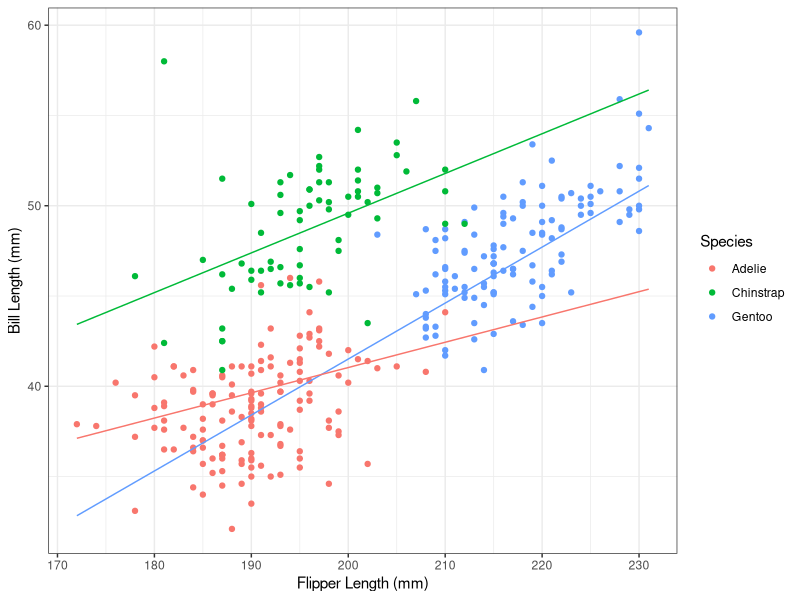
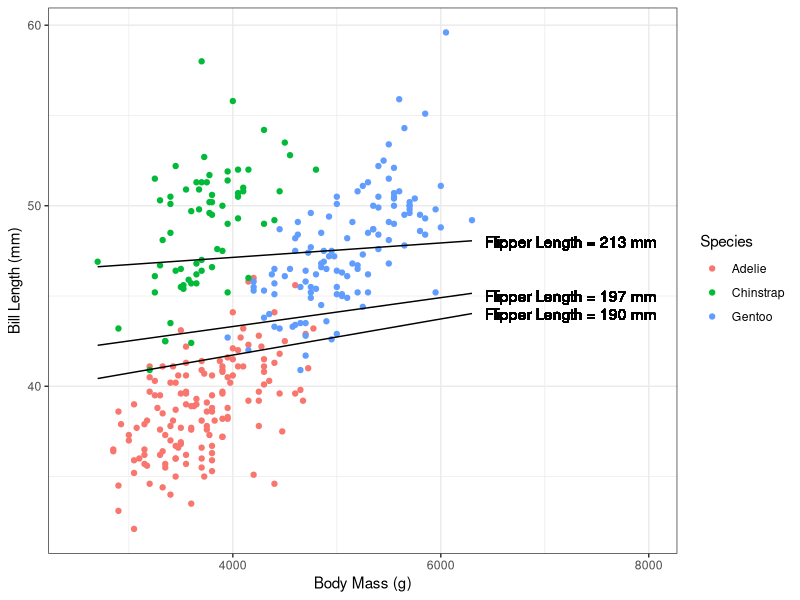
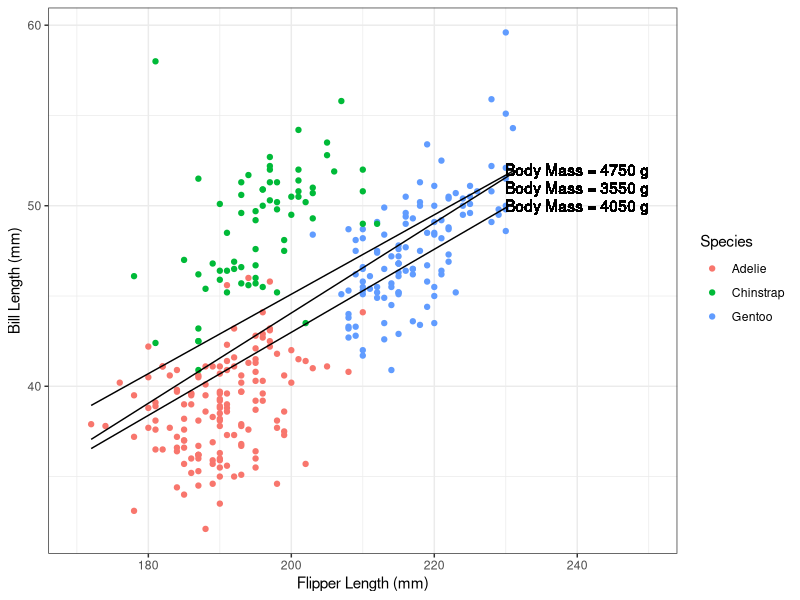

Reproduce these figures in R, in order.
## ---- chunk 1
knitr::opts_chunk$set(echo = TRUE, warning = FALSE, message = FALSE, fig.path = "images")

library(tidyverse)
library(palmerpenguins)
library(fastDummies)

options(scipen = 1, digits = 4)

data <- as_tibble(na.omit((penguins %>% select(species,
                                      bill_length_mm,
                                      flipper_length_mm,
                                      body_mass_g,
                                      sex))))

data <- dummy_cols(data, select_columns = c("sex", "species"))
## ---- chunk 2
m1 <- lm(bill_length_mm ~ flipper_length_mm + species_Chinstrap + 
           species_Gentoo + species_Chinstrap:flipper_length_mm +
           species_Gentoo:flipper_length_mm, data = data)

coefficients(m1)
## ---- chunk 3
c1 <- coefficients(m1)
## ---- chunk 4
# generic model:
# c1[[1]] + c1[[2]]*flipper + c1[[3]]*chinstrap + c1[[4]]*gentoo + c1[[5]]*chinstrap*flipper + c1[[6]]*gentoo*flipper

# chinstraps
# c1[[1]] + c1[[2]]*flipper + c1[[3]]*1 + c1[[5]]*1*flipper 
# intercept: c1[[1]] + c1[[3]]*1 = 5.59
# slope for flipper: c1[[2]] + c1[[5]] = 0.22
  
# gentoo
# c1[[1]] + c1[[2]]*flipper + c1[[4]]*1 + c1[[6]]*1*flipper
# intercept: c1[[1]] +  c1[[4]]*1 = -20.49
# slope for flipper: c1[[2]] + c1[[6]] = 0.31

# adelie
# c1[[1]] + c1[[2]]*flipper 
# intercept: c1[[1]] = 13.04
# slope for flipper: c1[[2]] = 0.14
## ---- chunk 5
m2 <- lm(bill_length_mm ~ sex_male + species_Chinstrap +  species_Gentoo + 
         species_Chinstrap:sex_male + species_Gentoo:sex_male, data = data)

coefficients(m2)
## ---- chunk 6
c2 <- coefficients(m2)
## ---- chunk 7
c2 <- coefficients(m2)

# generic model:
# c2[[1]] + c2[[2]]*male + c2[[3]]*chinstrap + c2[[4]]*gentoo + c2[[5]]*male*Chinstrap + c2[[6]]*male*Gentoo

# chinstraps
# c2[[1]] + c2[[2]]*male + c2[[3]]*1 + c2[[5]]*male*1
# intercept: c2[[1]] + c2[[3]]*1 = 46.57
# slope for male: c2[[2]] + c2[[5]] = 4.52
  
# gentoo
# c2[[1]] + c2[[2]]*male + c2[[4]]*1 + c2[[6]]*male*1
# intercept: c2[[1]] +  c2[[4]]*1 = 45.56
# slope for male: c2[[2]] + c2[[6]] = 3.91

# adelie
# c2[[1]] + c2[[2]]*male 
# intercept: c2[[1]] = 37.26
# slope for male: c2[[2]] = 3.13
## ---- chunk 8
c2 <- coefficients(m2)

# generic model:
# c2[[1]] + c2[[2]]*male + c2[[3]]*chinstrap + c2[[4]]*gentoo + c2[[5]]*male*Chinstrap + c2[[6]]*male*Gentoo

# males
# c2[[1]] + c2[[2]]*1 + c2[[3]]*chinstrap + c2[[4]]*gentoo + c2[[5]]*1*Chinstrap + c2[[6]]*1*Gentoo
# intercept: c2[[1]] + c2[[2]]*1 = 40.39
# slope for Chinstrap: c2[[3]] + c2[[5]] = 10.70
# slope for Gentoo: c2[[4]] + c2[[6]] = 9.08
  
# females
# # c2[[1]] + c2[[3]]*chinstrap + c2[[4]]*gentoo 
# intercept: c2[[1]] = 37.26
# slope for Chinstrap: c2[[3]]  = 9.32
# slope for Gentoo: c2[[4]] = 8.31
## ---- chunk 9
m3 <- lm(bill_length_mm ~ flipper_length_mm + body_mass_g + flipper_length_mm:body_mass_g, 
         data = data)

coefficients(m3)
## ---- chunk 10
c3 <- coefficients(m3)
## ---- chunk 11
c3 <- coefficients(m3)

# generic model:
# c3[[1]] + c3[[2]]*flipper + c3[[3]]*body + c3[[4]]*body*flipper 

# quantile(data$flipper_length_mm, 0.25, na.rm = TRUE) = 190
# median(data$flipper_length_mm, na.rm = TRUE) = 197
# quantile(data$flipper_length_mm, 0.75, na.rm = TRUE) = 213

#25th percentile
# c3[[1]] + c3[[2]]*190 + c3[[3]]*body + c3[[4]]*body*190
# intercept: c3[[1]] + c3[[2]]*190 = 37.73
# slope for body: c3[[3]] + c3[[4]]*190 = 0.001

# median
# c3[[1]] + c3[[2]]*197 + c3[[3]]*body + c3[[4]]*body*197
# intercept: c3[[1]] + c3[[2]]*197 = 40.11
# slope for body: c3[[3]] + c3[[4]]*197 = 0.0008

# 75th percentile
# c3[[1]] + c3[[2]]*213 + c3[[3]]*body + c3[[4]]*body*213
# intercept: c3[[1]] + c3[[2]]*213 = 45.54
# slope for body: c3[[3]] + c3[[4]]*213 = 0.0004
## ---- chunk 12
c3 <- coefficients(m3)

# generic model:
# c3[[1]] + c3[[2]]*flipper + c3[[3]]*body + c3[[4]]*body*flipper 

# quantile(data$body_mass_g, 0.25, na.rm = TRUE) = 3550
# median(data$body_mass_g, na.rm = TRUE) = 4050
# quantile(data$body_mass_g, 0.75, na.rm = TRUE) = 4750

#25th percentile
# c3[[1]] + c3[[2]]*flipper + c3[[3]]*3550 + c3[[4]]*3550*flipper
# intercept: c3[[1]] + c3[[3]]*3550 = -5.936
# slope for flipper: c3[[2]] + c3[[4]]*3550 = 0.25

# median
# c3[[1]] + c3[[2]]*flipper + c3[[3]]*4050 + c3[[4]]*4050*flipper
# intercept: c3[[1]] + c3[[3]]*4050 = -3.01
# slope for flipper: c3[[2]] + c3[[4]]*4050 = 0.23

# 75th percentile
# c3[[1]] + c3[[2]]*flipper + c3[[3]]*4750 + c3[[4]]*4750*flipper
# intercept: c3[[1]] + c3[[3]]*4750 = 1.10
# slope for flipper: c3[[2]] + c3[[4]]*4750 = 0.22
## ---- chunk 13
summary(m1)[4]
## ---- chunk 14
full <- lm(bill_length_mm ~ flipper_length_mm + species_Chinstrap +  species_Gentoo + species_Chinstrap:flipper_length_mm +
           species_Gentoo:flipper_length_mm, data = data)

reduced <- lm(bill_length_mm ~ flipper_length_mm + species_Chinstrap + species_Gentoo, data = data)

anova(reduced, full)
## ---- chunk 15
summary(m1)[4]
## ---- chunk 16
summary(m2)[4]
## ---- chunk 17
full <- lm(bill_length_mm ~ sex_male + species_Chinstrap +  species_Gentoo + species_Chinstrap:sex_male +
           species_Gentoo:sex_male, data = data)

reduced <- lm(bill_length_mm ~ sex_male + species_Chinstrap + species_Gentoo, data = data)

anova(reduced, full)
## ---- chunk 18
summary(m3)[4]
## ---- chunk 19
data <- data %>% mutate(
          m1c = 5.59 + 0.22*data$flipper_length_mm,
          m1g = -20.49 + 0.31*data$flipper_length_mm,
          m1a = 13.04 + 0.14*data$flipper_length_mm
        )
## ---- chunk 20
p1 <- ggplot(data, aes(x=flipper_length_mm, y=bill_length_mm, color=species)) +
        geom_point() +
        geom_line(aes(y = m1c), color = "#00BA38", linetype = "solid") +
        geom_line(aes(y = m1g), color = "#619CFF", linetype = "solid") +
        geom_line(aes(y = m1a), color = "#F8766D", linetype = "solid") +
        xlab("Flipper Length (mm)") +
        ylab("Bill Length (mm)") +
        scale_color_discrete(name = "Species") +
        theme_bw() 
## ---- chunk 21
ggsave("/Volumes/GoogleDrive/My Drive/IAIA/SDSII/lectures/images/w1l3fig1.png")
## ---- chunk 22
data <- data %>% mutate(
          m3f25 = 37.73 + 0.001*body_mass_g,
          m3f50 = 40.11 + 0.0008*body_mass_g,
          m3f75 = 45.54 + 0.0004*body_mass_g,
          m3bm25 = -5.94 + 0.25*flipper_length_mm,
          m3bm50 = -3.01 + 0.23*flipper_length_mm,
          m3bm75 = 1.10 + 0.22*flipper_length_mm
        )
## ---- chunk 23
p2 <- ggplot(data, aes(x=body_mass_g, y=bill_length_mm, color=species)) +
        geom_point() +
        geom_line(aes(y = m3f25), color = "black", linetype = "solid") +
        geom_text(aes(x = 7250, y = 44, label = "Flipper Length = 190 mm"), color="black", show.legend = FALSE) + 
        geom_line(aes(y = m3f50), color = "black", linetype = "solid") +
        geom_text(aes(x = 7250, y = 45, label = "Flipper Length = 197 mm"), color="black", show.legend = FALSE) + 
        geom_line(aes(y = m3f75), color = "black", linetype = "solid") +
        geom_text(aes(x = 7250, y = 48, label = "Flipper Length = 213 mm"), color="black", show.legend = FALSE) + 
        xlab("Body Mass (g)") + xlim(2500,8000) +
        ylab("Bill Length (mm)") +
        scale_color_discrete(name = "Species") +
        theme_bw() 
## ---- chunk 24
ggsave("/Volumes/GoogleDrive/My Drive/IAIA/SDSII/lectures/images/w1l3fig2.png")
## ---- chunk 25
p3 <- ggplot(data, aes(x=flipper_length_mm, y=bill_length_mm, color=species)) +
        geom_point() +
        geom_line(aes(y = m3bm25), color = "black", linetype = "solid") +
        geom_text(aes(x = 240, y = 51, label = "Body Mass = 3550 g"), color="black", show.legend = FALSE) + 
        geom_line(aes(y = m3bm50), color = "black", linetype = "solid") +
        geom_text(aes(x = 240, y = 50, label = "Body Mass = 4050 g"), color="black", show.legend = FALSE) + 
        geom_line(aes(y = m3bm75), color = "black", linetype = "solid") +
        geom_text(aes(x = 240, y = 52, label = "Body Mass = 4750 g"), color="black", show.legend = FALSE) + 
        xlab("Flipper Length (mm)") + xlim(170, 250) +
        ylab("Bill Length (mm)") +
        scale_color_discrete(name = "Species") +
        theme_bw() 
## ---- chunk 26
ggsave("/Volumes/GoogleDrive/My Drive/IAIA/SDSII/lectures/images/w1l3fig3.png")
